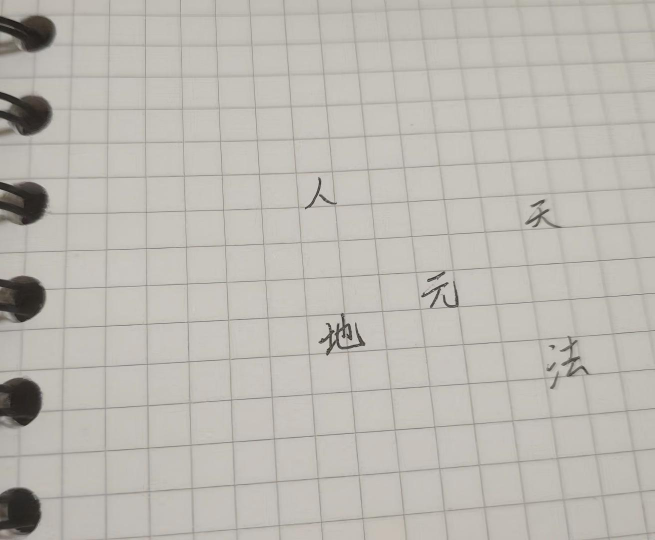
#> input picture 5-1-2.jpg, 1309 x 1080 px (shown at 1/2 size)
$ python '校正.py'
#> lines starting #> are read from the running program, lines starting #| are printed output that depends on the picture
import cv2 # pyright: ignore[reportMissingImports]
import numpy as np

img = cv2.imread("5-1-2.jpg")
#> img is the input picture: shape (1080, 1309, 3); mean B, G, R 178.1, 184.7, 187.8

pts1 = np.float32([(435,85),(1270,367),(30,438),(1016,995)])
width, height = 420, 594
pts2 = np.float32([[0,0],[width,0],[0,height],[width,height]])

M = cv2.getPerspectiveTransform(pts1, pts2)
corrected = cv2.warpPerspective(img, M, (width, height))
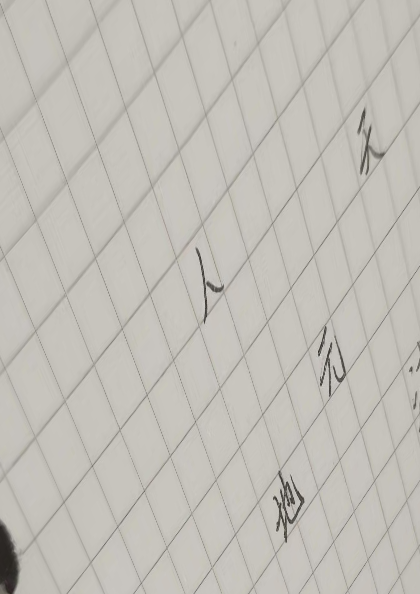
#> corrected: shape (594, 420, 3); mean B, G, R 183.6, 190.4, 193.4
corrected = cv2.rotate(corrected, cv2.ROTATE_180)
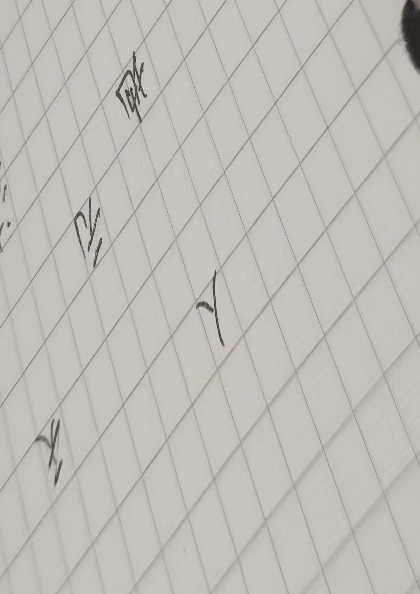
#> corrected: shape (594, 420, 3); mean B, G, R 183.6, 190.4, 193.4

cv2.imwrite("a4_corrected.jpg", corrected)
cv2.waitKey(0)
cv2.destroyAllWindows()
